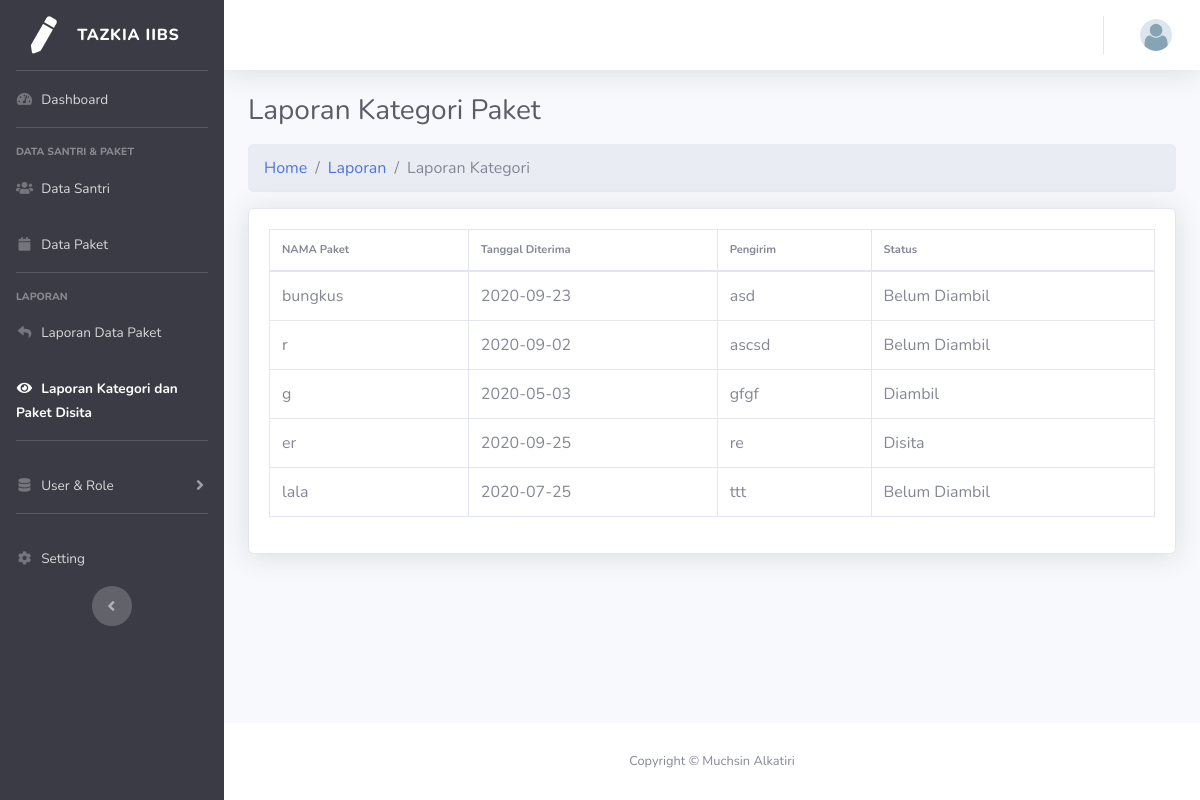
/laporan/laporankategori/1, run on the app's committed database.
### tables this page shows
CREATE TABLE `data_paket` (
  `id_paket` int(11) NOT NULL,
  `nama_paket` varchar(100) NOT NULL,
  `tanggal_diterima` date NOT NULL,
  `kategori_paket_id` int(11) NOT NULL,
  `penerima_paket_id` int(11) NOT NULL,
  `asrama_id` int(11) NOT NULL,
  `pengirim_paket` varchar(100) NOT NULL,
  `isi_paket_sita` varchar(200) NOT NULL,
  `status_paket` enum('Diambil','Belum Diambil','Disita') NOT NULL
);

### application/controllers/Laporan.php (called while the page is built, shortened)
<?php
class Laporan extends CI_Controller {
	function __construct(){
		$this->load->helper(array('form', 'url'));
		$this->load->library('form_validation');
		$this->load->model('laporan_model');
	}
	public function laporankategori($id_kategori){
		$data['page_title'] = 'Laporan Kategori Paket';
			$data['kategori']=$this->laporan_model->get_data_paket_by_kategori($id_kategori)->result();
		$this->load->view('v_laporan/v_laporan_kategori',$data);
	}
}

### index.php (called while the page is built, shortened)
<?php
require_once BASEPATH.'core/CodeIgniter.php';

### application/models/Laporan_model.php (called while the page is built, shortened)
<?php defined('BASEPATH') OR exit('No direct script access allowed');
class Laporan_model extends CI_Model {
    public function get_data_paket_by_kategori($id_kategori)
  {
  	$this->db->select('*');
    $this->db->from('data_paket');
    $this->db->where('kategori_paket_id ', $id_kategori);
    return $this->db->get();
  }
}

### application/views/v_laporan/v_laporan_kategori.php (the view, shortened to what this page needs)
 <link href="<?php echo base_url(); ?>assets/vendor/datatables/dataTables.bootstrap4.min.css" rel="stylesheet">
  </div>
<nav aria-label="breadcrumb">
  <ol class="breadcrumb">
    <li class="breadcrumb-item"><a href="<?php echo base_url() ?>">Home</a></li>
    <li class="breadcrumb-item"><a href="<?php echo base_url('laporan/laporan_kategori_dan_sita') ?>">Laporan</a></li>
    <li class="breadcrumb-item active" aria-current="page">Laporan Kategori </li>
  </ol>
</nav>
    <div class="card shadow mb-4">
      <div class="card-body">
        <div class="table-responsive">
          <table class="table table-bordered" id="dataTable"  cellspacing="0">
            <thead>
              <tr class="text-xs ">
                <th>NAMA Paket</th>
                <th>Tanggal Diterima</th>
                <th>Pengirim</th>
                <th>Status</th>
              </tr>
            </thead>
            <tbody>
              <?php foreach ($kategori as $datalaporan ) {
                ?>
                <tr>
                  <td><?php echo $datalaporan->nama_paket ?></td>
                  <td><?php echo $datalaporan->tanggal_diterima ?></td>
                  <td><?php echo $datalaporan->pengirim_paket ?></td>
                  <td><?php echo $datalaporan->status_paket ?></td>
                  <?php } ?>
                </tbody>
              </table>
            </div>
          </div>
        </div>

### data on the page
data_paket: nama_paket "bungkus", tanggal_diterima "2020-09-23", pengirim_paket "asd", status_paket "Belum Diambil"
data_paket: nama_paket "r", tanggal_diterima "2020-09-02", pengirim_paket "ascsd", status_paket "Belum Diambil"
data_paket: nama_paket "g", tanggal_diterima "2020-05-03", pengirim_paket "gfgf", status_paket "Diambil"
data_paket: nama_paket "er", tanggal_diterima "2020-09-25", pengirim_paket "re", status_paket "Disita"
data_paket: nama_paket "lala", tanggal_diterima "2020-07-25", pengirim_paket "ttt", status_paket "Belum Diambil"

### other printed values
$page_title "Laporan Kategori Paket"
